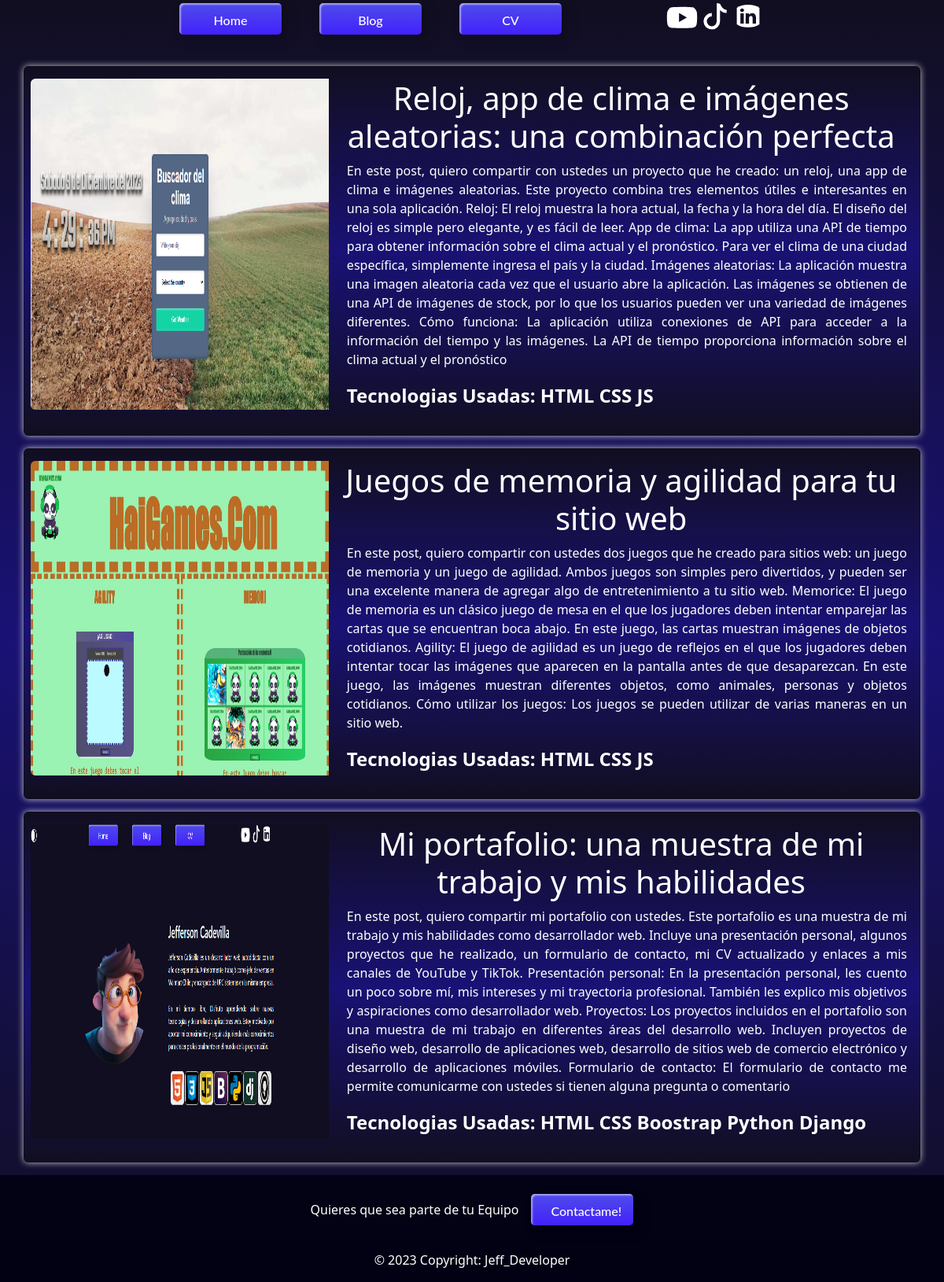
Screenshot of /blog/ with the database file from the repository.
### blog/models.py (models this page shows, shortened)
class post(models.Model):
    title = models.CharField( max_length=100)
    description = models.CharField(max_length=1000)
    habilit = models.CharField(max_length=250)
    image = models.ImageField( upload_to='blog/images')

### blog/views.py (the view)
# urls.py: path('', views.vblog, name="vblog")
def vblog(request):
    posts = post.objects.all()
    return render(request, 'blog/blog.html',{'posts': posts})

### Templates/blog/blog.html (shortened to what this page needs)
{% extends 'layout/base.html' %}
{% load static %}
        {% block content %}
    <container class="contenido">
        <div class="containerarticle">
            {% for post in posts %}
                <div class="card mb-3">
                    <div class="row g-0">
                        <div class="cen col-md-4">
                            <img class="img-fluid rounded-start" src="{{ post.image.url }}"/>
                        </div>
                        <div class="col-md-8">
                            <div class="card-body">
                                <h1 class="titleB"> {{post.title}}</h1>
                                <p class="card-tex">{{ post.description }}</p>
                                <p class="card-tex2">{{ post.habilit }}</p>
                            </div>
                        </div>
                    </div>
                </div>
            {% endfor %}
        </div>
    </container>
        {% endblock  %}

### static/styles/styles.css (style rules this page uses)
* { margin: 0; padding: 0; list-style: none; }
body { min-height: 100vh; background-image: linear-gradient( rgba(3, 0, 20, 0.945), rgb(13 5 110 / 95%), rgba(3, 0, 20, 0.945) ); }
.contenido { width: 100%; margin-top: 3%; display: flex; justify-content: center; align-items: center; flex-direction: column; }
.containerarticle { display: contents; }
.card { margin-bottom: 3%; color: white; box-shadow: 0 0 8px #ccc; max-width: 95%; display: flex; background-image: linear-gradient( rgba(3, 0, 20, 0.945), rgb(13 5 110 / 95%), rgba(3, 0, 20, 0.945) ); }
.img-fluid { margin: 4% 2%; max-width: 100%; height: 90%; }
.titleB { text-align: center; }
.card-tex { text-align: justify; width: 98%; margin-left: 2%; }
.card-tex2 { font-size: x-large; font-weight: bold; margin-left: 2%; }

### rows the page displays
post: image (picture), title "Reloj, app de clima e imágenes aleatorias: una combinación perfecta", description "En este post, quiero compartir con ustedes un proyecto que he creado: un reloj, una app de clima e imágenes aleatorias. Este proyecto combina tres elementos útiles e interesantes en una sola aplicación. Reloj: El reloj muestra la hora actual, la fecha y la hora del día. El diseño del reloj es simple pero elegante, y es fácil de leer. App de clima: La app utiliza una API de tiempo para obtener información sobre el clima actual y el pronóstico. Para ver el clima de una ciudad específica, simplemente ingresa el país y la ciudad. Imágenes aleatorias: La aplicación muestra una imagen aleatoria cada vez que el usuario abre la aplicación. Las imágenes se obtienen de una API de imágenes de stock,…", habilit "Tecnologias Usadas: HTML CSS JS"
post: image (picture), title "Juegos de memoria y agilidad para tu sitio web", description "En este post, quiero compartir con ustedes dos juegos que he creado para sitios web: un juego de memoria y un juego de agilidad. Ambos juegos son simples pero divertidos, y pueden ser una excelente manera de agregar algo de entretenimiento a tu sitio web. Memorice: El juego de memoria es un clásico juego de mesa en el que los jugadores deben intentar emparejar las cartas que se encuentran boca abajo. En este juego, las cartas muestran imágenes de objetos cotidianos. Agility: El juego de agilidad es un juego de reflejos en el que los jugadores deben intentar tocar las imágenes que aparecen en la pantalla antes de que desaparezcan. En este juego, las imágenes muestran diferentes objetos, como…", habilit "Tecnologias Usadas: HTML CSS JS"
post: image (picture), title "Mi portafolio: una muestra de mi trabajo y mis habilidades", description "En este post, quiero compartir mi portafolio con ustedes. Este portafolio es una muestra de mi trabajo y mis habilidades como desarrollador web. Incluye una presentación personal, algunos proyectos que he realizado, un formulario de contacto, mi CV actualizado y enlaces a mis canales de YouTube y TikTok. Presentación personal: En la presentación personal, les cuento un poco sobre mí, mis intereses y mi trayectoria profesional. También les explico mis objetivos y aspiraciones como desarrollador web. Proyectos: Los proyectos incluidos en el portafolio son una muestra de mi trabajo en diferentes áreas del desarrollo web. Incluyen proyectos de diseño web, desarrollo de aplicaciones web,…", habilit "Tecnologias Usadas: HTML CSS Boostrap Python Django"
